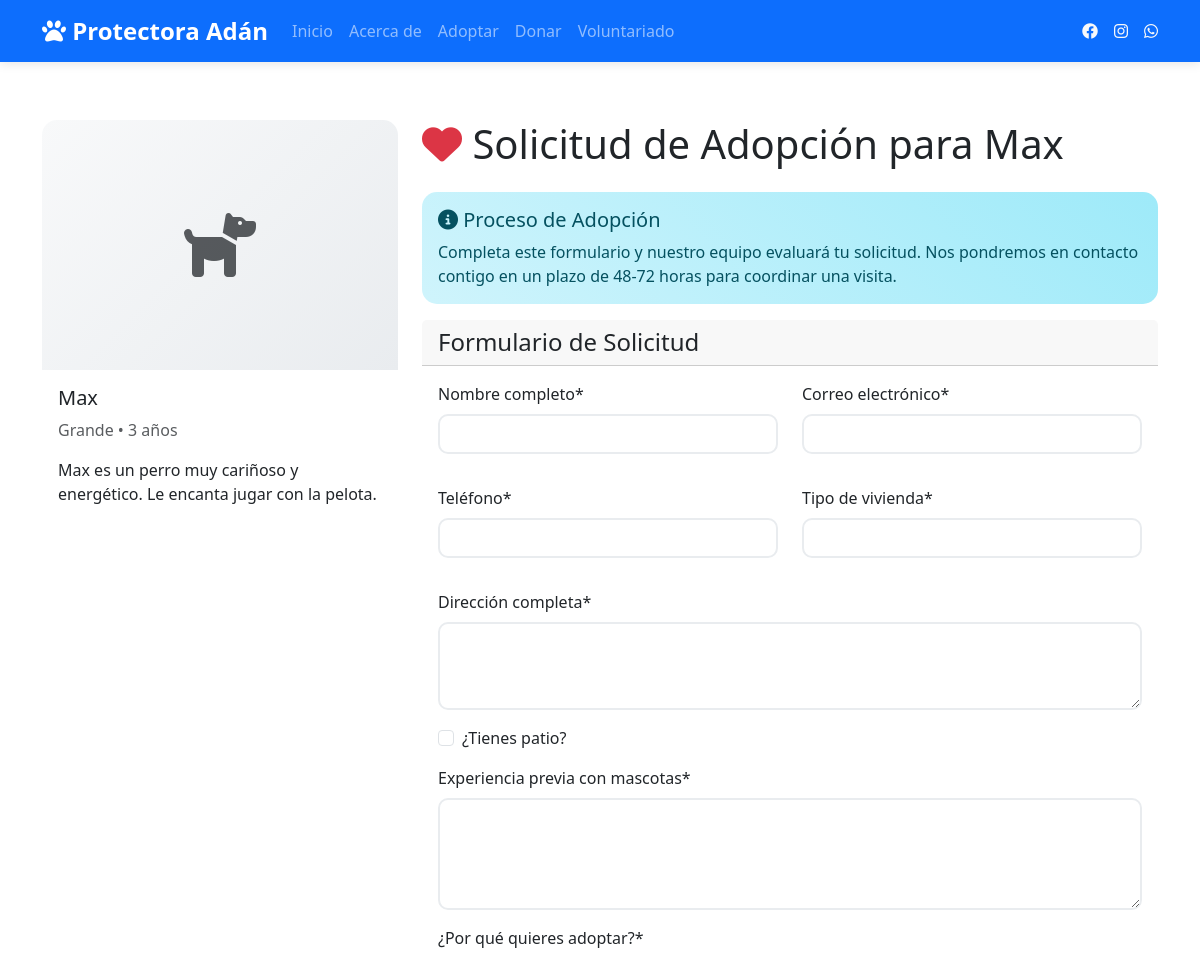
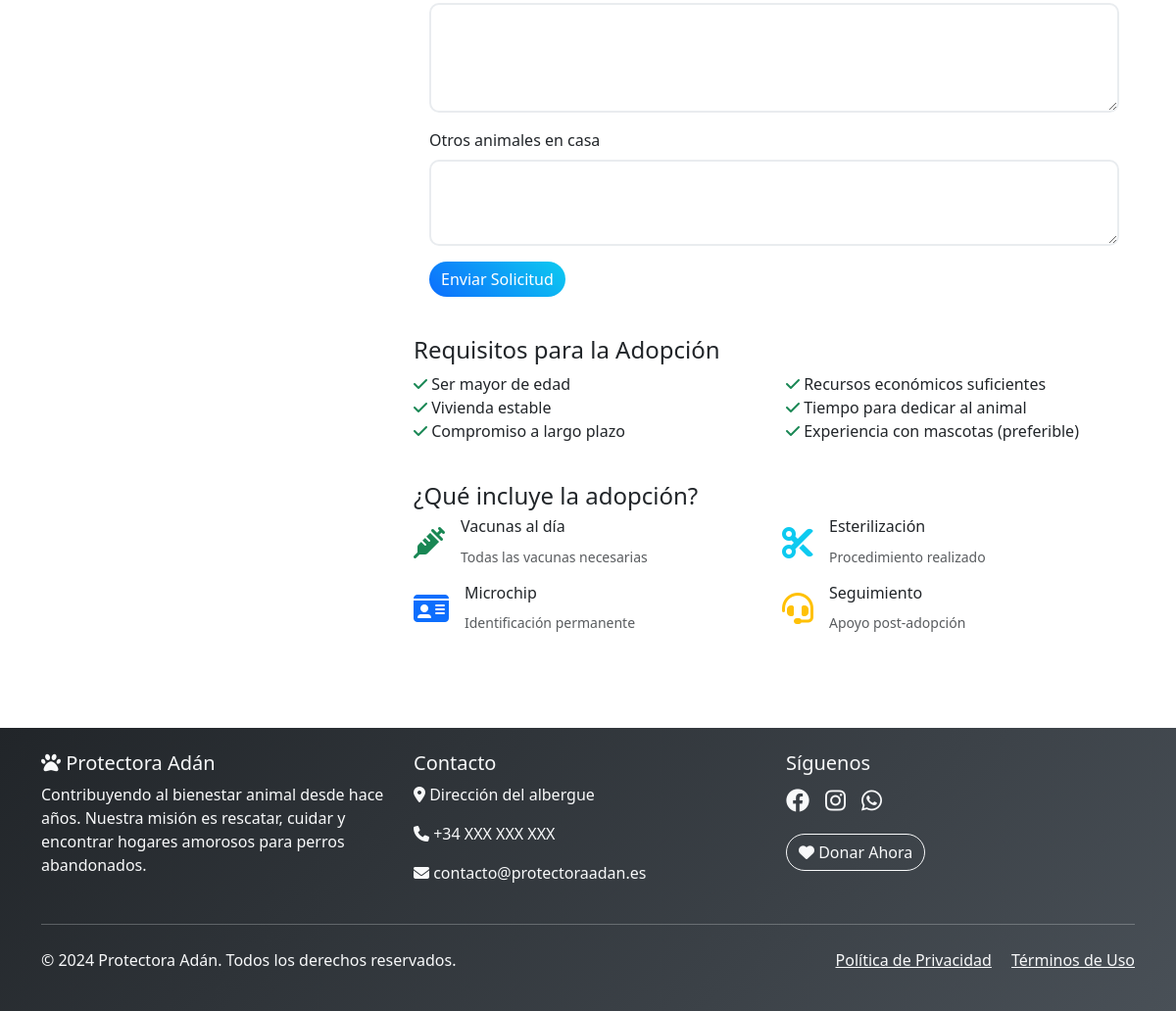
The app's page /adopciones/perro/1/solicitar/ with its own data (2 pictures, top to bottom).
### adopciones/models.py (models this page shows, shortened)
class Perro(models.Model):
    TAMANO_CHOICES = [
        ('pequeño', 'Pequeño'),
        ('mediano', 'Mediano'),
        ('grande', 'Grande'),
    ]
    SEXO_CHOICES = [
        ('macho', 'Macho'),
        ('hembra', 'Hembra'),
    ]
    COLOR_CHOICES = [
        ('negro', 'Negro'),
        ('blanco', 'Blanco'),
        ('marron', 'Marrón'),
        ('dorado', 'Dorado'),
        ('gris', 'Gris'),
        ('mixto', 'Mixto'),
    ]
    ESTADO_CHOICES = [
        ('disponible', 'Disponible'),
        ('en_proceso', 'En proceso de adopción'),
        ('adoptado', 'Adoptado'),
    ]
    nombre = models.CharField(max_length=100)
    edad = models.PositiveIntegerField(help_text="Edad en años")
    tamano = models.CharField(max_length=10, choices=TAMANO_CHOICES)
    sexo = models.CharField(max_length=10, choices=SEXO_CHOICES)
    color = models.CharField(max_length=10, choices=COLOR_CHOICES)
    raza = models.CharField(max_length=100, blank=True)
    descripcion = models.TextField()
    imagen = models.ImageField(upload_to='perros/', blank=True, null=True)
    vacunado = models.BooleanField(default=False)
    esterilizado = models.BooleanField(default=False)
    estado = models.CharField(max_length=15, choices=ESTADO_CHOICES, default='disponible')
    fecha_ingreso = models.DateField(auto_now_add=True)
    peso = models.DecimalField(max_digits=5, decimal_places=2, null=True, blank=True, help_text="Peso en kg")
    bueno_con_niños = models.BooleanField(default=True)
    bueno_con_otros_perros = models.BooleanField(default=True)
    necesidades_especiales = models.TextField(blank=True, help_text="Descripción de necesidades especiales")
    class Meta:
        verbose_name = "Perro"
        verbose_name_plural = "Perros"
        ordering = ['-fecha_ingreso']

### adopciones/views.py (the view)
# urls.py: path('perro/<int:perro_id>/solicitar/', views.solicitar_adopcion, name='solicitar_adopcion'),
def solicitar_adopcion(request, perro_id):
    perro = get_object_or_404(Perro, id=perro_id, estado='disponible')
    if request.method == 'POST':
        form = SolicitudAdopcionForm(request.POST)
        if form.is_valid():
            solicitud = form.save(commit=False)
            solicitud.perro = perro
            solicitud.save()
            messages.success(request, f'¡Hemos recibido tu solicitud para adoptar a {perro.nombre}! Te contactaremos pronto.')
            return redirect('adopciones:detalle_perro', perro_id=perro.id)
    else:
        form = SolicitudAdopcionForm()
    context = {
        'form': form,
        'perro': perro,
    }
    return render(request, 'adopciones/solicitar_adopcion.html', context)

### templates/adopciones/solicitar_adopcion.html (shortened to what this page needs)
{% extends 'base.html' %}
{% load static %}
{% block content %}
<div class="container py-5">
    <div class="row">
        <div class="col-lg-4 mb-4">
            <div class="card sticky-top">
                {% if perro.imagen %}
                <img src="{{ perro.imagen.url }}" class="card-img-top" alt="{{ perro.nombre }}">
                {% else %}
                <div class="card-img-top bg-light d-flex align-items-center justify-content-center" style="height: 250px;">
                    <i class="fas fa-dog fa-4x text-muted"></i>
                </div>
                {% endif %}
                <div class="card-body">
                    <h5 class="card-title">{{ perro.nombre }}</h5>
                    <p class="text-muted">{{ perro.get_tamano_display }} • {{ perro.edad }} año{{ perro.edad|pluralize }}</p>
                    <p class="card-text">{{ perro.descripcion|truncatewords:20 }}</p>
                </div>
            </div>
        </div>
        <div class="col-lg-8">
            <h1 class="mb-4">
                <i class="fas fa-heart text-danger"></i>
                Solicitud de Adopción para {{ perro.nombre }}
            </h1>
            <div class="alert alert-info">
                <h5><i class="fas fa-info-circle"></i> Proceso de Adopción</h5>
                <p class="mb-0">
                    Completa este formulario y nuestro equipo evaluará tu solicitud.
                    Nos pondremos en contacto contigo en un plazo de 48-72 horas para coordinar una visita.
                </p>
            </div>
            <div class="card">
                <div class="card-header">
                    <h4 class="mb-0">Formulario de Solicitud</h4>
                </div>
                <div class="card-body">
                    {% load crispy_forms_tags %}
                    {% crispy form %}
                </div>
            </div>
            <div class="mt-4">
                <h4>Requisitos para la Adopción</h4>
                <div class="row">
                    <div class="col-md-6">
                        <ul class="list-unstyled">
                            <li><i class="fas fa-check text-success"></i> Ser mayor de edad</li>
                            <li><i class="fas fa-check text-success"></i> Vivienda estable</li>
                            <li><i class="fas fa-check text-success"></i> Compromiso a largo plazo</li>
                        </ul>
                    </div>
                    <div class="col-md-6">
                        <ul class="list-unstyled">
                            <li><i class="fas fa-check text-success"></i> Recursos económicos suficientes</li>
                            <li><i class="fas fa-check text-success"></i> Tiempo para dedicar al animal</li>
                            <li><i class="fas fa-check text-success"></i> Experiencia con mascotas (preferible)</li>
                        </ul>
                    </div>
                </div>
            </div>
            <div class="mt-4">
                <h4>¿Qué incluye la adopción?</h4>
                <div class="row g-3">
                    <div class="col-md-6">
                        <div class="d-flex align-items-center">
                            <i class="fas fa-syringe fa-2x text-success me-3"></i>
                            <div>
                                <h6>Vacunas al día</h6>
                                <small class="text-muted">Todas las vacunas necesarias</small>
                            </div>
                        </div>
                    </div>
                    <div class="col-md-6">
                        <div class="d-flex align-items-center">
                            <i class="fas fa-cut fa-2x text-info me-3"></i>
                            <div>
                                <h6>Esterilización</h6>
                                <small class="text-muted">Procedimiento realizado</small>
                            </div>
                        </div>
                    </div>
                    <div class="col-md-6">
                        <div class="d-flex align-items-center">
                            <i class="fas fa-id-card fa-2x text-primary me-3"></i>
                            <div>
                                <h6>Microchip</h6>
                                <small class="text-muted">Identificación permanente</small>
                            </div>
                        </div>
                    </div>
                    <div class="col-md-6">
                        <div class="d-flex align-items-center">
                            <i class="fas fa-headset fa-2x text-warning me-3"></i>
                            <div>
                                <h6>Seguimiento</h6>
                                <small class="text-muted">Apoyo post-adopción</small>
                            </div>
                        </div>
                    </div>
                </div>
            </div>
        </div>
    </div>
</div>
{% endblock %}

### static/css/style.css (style rules this page uses)
:root { --primary-color: #0d6efd; --secondary-color: #6c757d; --success-color: #198754; --info-color: #0dcaf0; --warning-color: #ffc107; --danger-color: #dc3545; --light-color: #f8f9fa; --dark-color: #212529; }
.card { transition: transform 0.3s ease, box-shadow 0.3s ease; border: none; border-radius: 15px; }
.card-img-top { border-radius: 15px 15px 0 0; transition: transform 0.3s ease; }
.btn { border-radius: 25px; font-weight: 500; transition: all 0.3s ease; }
.btn-primary { background: linear-gradient(45deg, var(--primary-color), #0dcaf0); border: none; }
.bg-light { background: linear-gradient(135deg, #f8f9fa 0%, #e9ecef 100%) !important; }
.form-control, .form-select { border-radius: 10px; border: 2px solid #e9ecef; transition: border-color 0.3s ease; }
.alert { border-radius: 15px; border: none; }
.alert-info { background: linear-gradient(45deg, #cff4fc, #9eeaf9); color: #055160; }

### records on screen
Perro: nombre "Max", tamano "Grande", edad "3", descripcion "Max es un perro muy cariñoso y energético. Le encanta jugar con la pelota."
